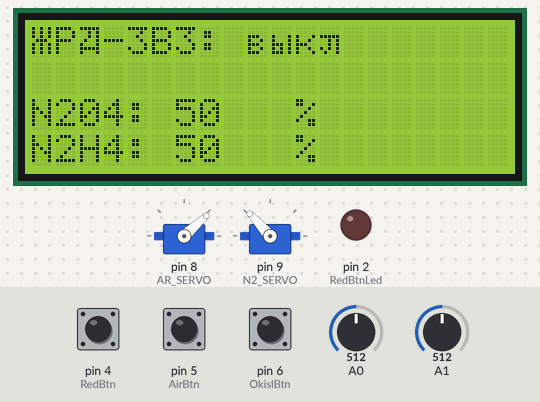
Simulated run of this sketch. Board: Arduino Uno, built with avr-gcc and run on an emulated ATmega328P. Shown: 2 × servo, 20×4 character LCD, output pins drawn as LEDs (lit = HIGH). Inputs (shaded band) come from the test bench; at power-on: pin 4 (RedBtn) LOW, A0 = 512, A1 = 512, pin 5 (AirBtn) LOW, pin 6 (OkislBtn) LOW. No MQTT or app messages arrive unless stated; what the sketch prints to the serial monitor is not drawn.

Above: at 1.6 s.
1.7 s: pin 4 (RedBtn) pulled HIGH for 0.15 s
At 2.3 s:
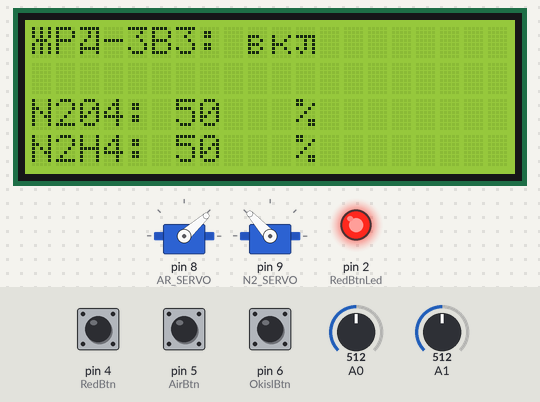
4.6 s: A0 set to 490
At 5.7 s:
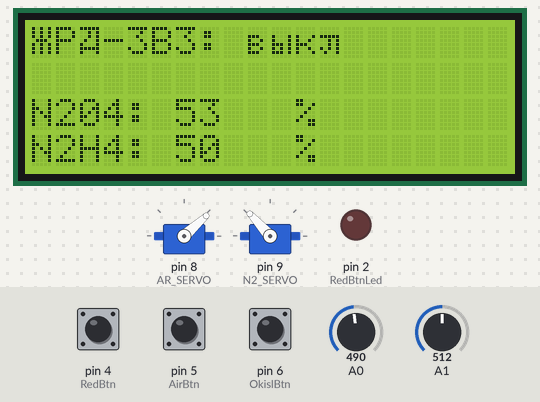
6.1 s: A1 set to 490
At 6.8 s:
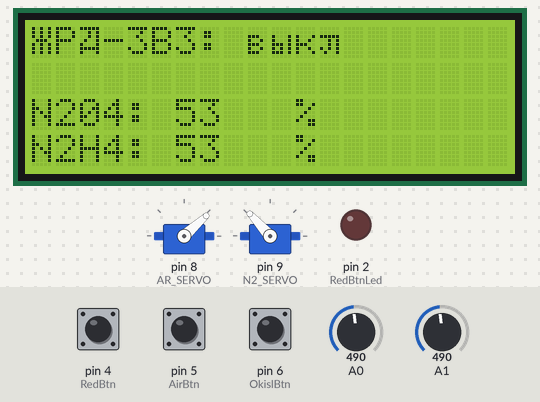
7.6 s: pin 4 (RedBtn) pulled HIGH for 1 s
At 8.48 s:
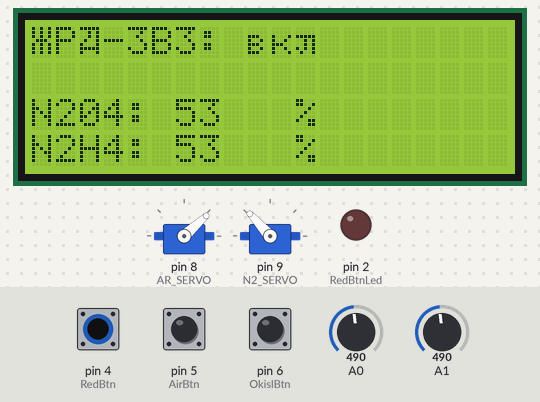
10.1 s: A0 set to 510
At 10.7 s:
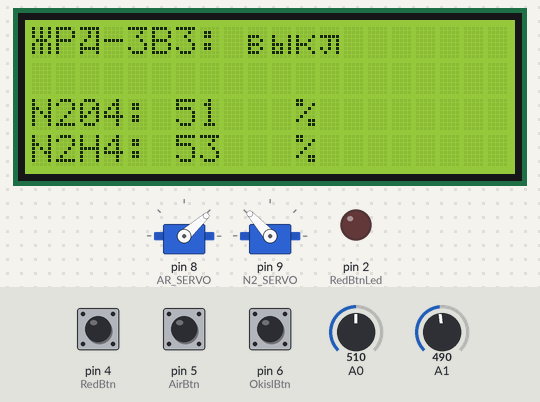
11.6 s: A1 set to 510
At 11.9 s:
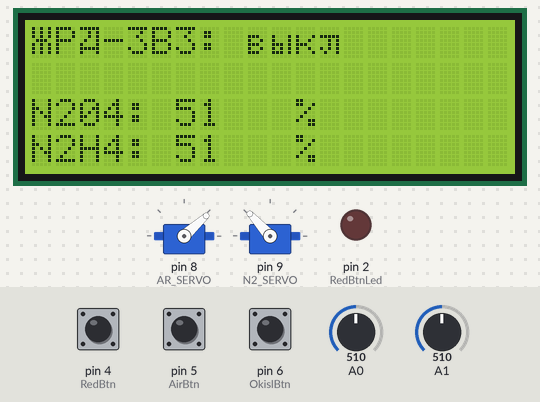
Timing chart, 0 to 14.1 s (numbered marks = the images above; inputs shaded):
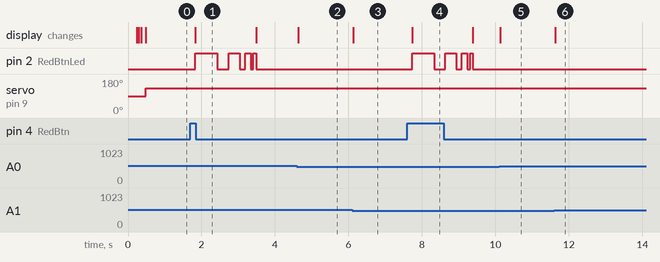

The sketch:

CpuPanel.ino
```cpp
#include <Wire.h>
#include <LiquidCrystal_I2C.h>
#include <Ethernet.h>
#include <MQTTClient.h>
#include <avr/wdt.h>
#include <Servo.h>

#define MAP_OK_CMD 9
#define RESET_MAP 8

#define resetPin 3
byte mac[] = { 0x10, 0xAD, 0xBE, 0x10, 0xFE, 0xED };
byte ip[] = { 192, 168, 0, 18 }; // <- change to match your network

EthernetClient net;
MQTTClient client;

Servo arServo;
Servo n2Servo;
#define AR_SERVO 8
#define N2_SERVO 9

int RedBtnLed = 2;
int RedBtn = 4;
int AirBtn = 5;
int OkislBtn = 6; //Окислитель N204

LiquidCrystal_I2C lcd(0x27, 20, 4);    // Задаем адрес и размерность дисплея.

byte letter_J[8] = // Ж
{
  B10101, B10101, B10101, B01110, B10101, B10101, B10101, B00000,
};
byte letter_D[8] = // Д
{
  B11111, B00101, B00101, B01001, B10001, B11111, B10001, B00000,
};
byte letter_v[8] = // в
{
  B00000, B00000, B11100, B10010, B11100, B10010, B11100, B00000,
};
byte letter_ii[8] = // ы
{
  B00000, B00000, B10001, B10001, B11101, B10101, B11101, B00000,
};
byte letter_k[8] = // к
{
  B00000, B00000, B10001, B10010, B11100, B10010, B10001, B00000,
};
byte letter_l[8] = // л
{
  B00000, B00000, B11111, B00101, B00101, B10101, B01001, B00000,
};

byte all[8] = // Зарисованый прямоугольник
{
  B11111, B11111, B11111, B11111, B11111, B11111, B11111, B11111,
};

byte low[8] = // Зарисованый прямоугольник
{
  B00001, B11101, B00001, B00001, B00001, B00001, B00001, B00001,
};

enum Response
{
  None,
  Waiting,
  Ok,
  Error
};

bool flightMap = false;
bool air = false;
bool tankOpen = false;
bool success = false;
int tankVol;
bool argonBoxOk;
Response resp;

void __init()
{
  lcd.clear();
  delay(50);
  lcd.setCursor(0, 0);
  lcd.print("\1P\2-3B3:");
  lcd.setCursor(9, 0);
  lcd.print("\3\4\5\6");  // Выкл
  argonBoxOk = true;
  flightMap = success = tankOpen = air = false;
  resp = None;
  digitalWrite(RedBtnLed, LOW);
  arServo.write(42);
  Serial.print('1');
}

void setup()
{
  pinMode(resetPin, OUTPUT);
  digitalWrite(resetPin, LOW);
  Ethernet.begin(mac, ip);
  Serial.begin(9600);
  client.begin("192.168.0.91", net);

  pinMode(RedBtnLed, OUTPUT);
  pinMode(RedBtn, INPUT);
  pinMode(AirBtn, INPUT);
  pinMode(OkislBtn, INPUT);

  arServo.attach(AR_SERVO);
  n2Servo.attach(N2_SERVO);

  lcd.init();                          // Инициализация lcd
  lcd.backlight();                     // Включаем подсветку
  // ткыза
  // 12345
  lcd.createChar(1, letter_J);
  lcd.createChar(2, letter_D);
  lcd.createChar(3, letter_v);
  lcd.createChar(4, letter_ii);
  lcd.createChar(5, letter_k);
  lcd.createChar(6, letter_l);
  lcd.createChar(7, all);
  lcd.createChar(0, low);

  lcd.clear();

  delay(100);
  lcd.setCursor(0, 0);
  lcd.print("Waiting...");
  connect();
  __init();
  delay(100);
}

unsigned long long lastErr = 0;

void loop()
{

  client.loop();

  if (!client.connected()) {
    connect();
  }

  if (success)
    return;

  if (Serial.available()) {
    int inByte = Serial.read();

    if (inByte == '1')
    {
      client.publish("space/console/out", "MAP SUCCESS"); // LOG
      flightMap = true;
    }
  }

  int arServoVal = argonBoxOk ? 42 : 122;
  arServo.write(arServoVal);
  int tv = tankVol > 1200 ? 1200 : tankVol;
  int n2ServoVal = map(tv, 0, 1200, 132, 45);
  n2Servo.write(n2ServoVal);

  switch (resp)
  {
    case Waiting:
      return;
    case Ok:
      success = true;
      return;
    case Error:
      success = false;
      if (millis() - lastErr <= 500)
      {
        resp = None;
      }
      break;
  }

  // Значения с потенциометров переводятся в значения
  //Окистлитель
  int val1 = analogRead(0);
  val1 = map(val1, 0, 1023, 100, 0);
  lcd.setCursor(0, 2);
  lcd.print("N204:");
  lcd.setCursor(6, 2);
  lcd.print(val1);
  lcd.print(" ");
  lcd.setCursor(11, 2);
  lcd.print("%");

  //Топливо
  int val2 = analogRead(1);
  val2 = map(val2, 0, 1023, 100, 0);
  lcd.setCursor(0, 3);
  lcd.print("N2H4:");
  lcd.setCursor(6, 3);
  lcd.print(val2);
  lcd.print(" ");
  lcd.setCursor(11, 3);
  lcd.print("%");

  // Нажатие большой красной кнопки
  int sensorValue = digitalRead(RedBtn);
  if (sensorValue == 1)
  {

    if (flightMap && argonBoxOk && air && (val1 >= 10 && val1 <= 15) && val2 == 100 && resp != Error)
    {
      client.publish("space/console/out", "Engine start attempt"); // LOG
      // Выполняем действие
      digitalWrite(RedBtnLed, HIGH);
      client.publish("space/cpupanel/out", "2");
      lcd.setCursor(9, 0);
      lcd.print("\3\5\6 ");  // Вкл

      resp = Waiting;
      return;
    }
    else
    {
      if (millis() - lastErr > 500)
      {
        client.publish("space/console/out", "Engine cannot be started"); // LOG
        delay(20);
        client.publish("space/console/out", "Air open: " + (air ? String("true") : String("false"))); // LOG
        delay(20);
        client.publish("space/console/out", "Map: " + (flightMap ? String("true") : String("false"))); // LOG
        delay(20);
        client.publish("space/console/out", "N204(needed = 10-15%):  " + String(val1) ); // LOG
        delay(20);
        client.publish("space/console/out", "N2H4(needed = 100%): " + String(val2) ); // LOG
        delay(20);
        client.publish("space/console/out", "Argon : " + (argonBoxOk ? String("true") : String("false"))); // LOG
        delay(20);

        client.publish("space/cpupanel/out", "3");


        lcd.setCursor(9, 0);
        lcd.print("\3\5\6 ");  // Вкл
        digitalWrite(RedBtnLed, HIGH);
        delay(600);
        digitalWrite(RedBtnLed, LOW);
        delay(300);
        digitalWrite(RedBtnLed, HIGH);
        delay(300);
        digitalWrite(RedBtnLed, LOW);
        delay(150);
        digitalWrite(RedBtnLed, HIGH);
        delay(150);
        digitalWrite(RedBtnLed, LOW);
        delay(75);
        digitalWrite(RedBtnLed, HIGH);
        delay(75);
        digitalWrite(RedBtnLed, LOW);
        lcd.setCursor(9, 0);
        lcd.print("\3\4\5\6");

        lastErr = millis();
        resp = None;
      }
    }
  }
  else
  {
    // Выполняем действие
    digitalWrite(RedBtnLed, LOW);
    lcd.setCursor(9, 0);
    lcd.print("\3\4\5\6");
  }

  // Тумблер воздух
  int sensorValue1 = digitalRead(AirBtn);
  if (sensorValue1 == 1)
  {
    air = true;
  }
  else
  {
    air = false;
  }


  // Тумблер окислитель
  int sensorValue2 = digitalRead(OkislBtn);
  if (sensorValue2 == 1)
  {
    if (!tankOpen)
    {
      delay(100);
      if (digitalRead(OkislBtn) == 1)
      {
        tankOpen = true;
        client.publish("space/cpupanel/out", "1");
      }
    }
  }
  else
  {
    if (tankOpen)
    {
      tankOpen = false;
      client.publish("space/cpupanel/out", "0");
    }
  }

}

void messageReceived(String topic, String payload, char * bytes, unsigned int length) {
  if (topic == "space/argonbox/out")
  {
    if (payload == "1")
      argonBoxOk = true;
    else if (payload == "0")
      argonBoxOk = false;
  }
  else if (topic == "space/tank/out")
  {
    tankVol = payload.toInt();
  }
  else
  {
    if (payload == "r")
    {
      hard_Reboot();
    }
    else if (payload == "i")
    {
      __init();
    }
    else if (payload == "z")
    {
      resp = Ok;
    }
    else if (payload == "e")
    {
      resp = Error;
    }
    else if (payload = "h")
    {
      flightMap = false;
      Serial.print('9');
    }
    else if (payload == "p")
    {
      client.publish("space/ping/out", "cpupanel");
    }
  }
}

// DEFAULT

void connect() {
  int n = 0;
  while (!client.connect("scpupan")) {
    delay(1000);
    n++;
    if (n > 5)
      hard_Reboot();
  }

  client.subscribe("space/reset");
  client.subscribe("space/cpupanel/in");
  client.subscribe("space/argonbox/out");
  client.subscribe("space/tank/out");
  client.subscribe("space/ping/in");
  client.subscribe("space/cpupanel/reset");
  // client.unsubscribe("/example");
}

void hard_Reboot()
{
  digitalWrite(resetPin, HIGH);
}
```

Measured:
- after the input at 1.7 s, pin 2 (RedBtnLed): LOW → HIGH after 0.14 s, → LOW 0.60 s later, → HIGH 0.30 s later, → LOW 0.30 s later, … (8 changes in this stretch); the display: changes after 0.14 s (image 1)
- after the input at 4.6 s, the display: changes at once (image 2)
- after the input at 6.1 s, the display: changes at once (image 3)
- after the input at 7.6 s, pin 2 (RedBtnLed): LOW → HIGH after 0.14 s, → LOW 0.60 s later, → HIGH 0.30 s later, → LOW 0.30 s later, … (8 changes in this stretch); the display: changes after 0.14 s (image 4)
- after the input at 10.1 s, the display: changes at once (image 5)
- after the input at 11.6 s, the display: changes at once (image 6)
